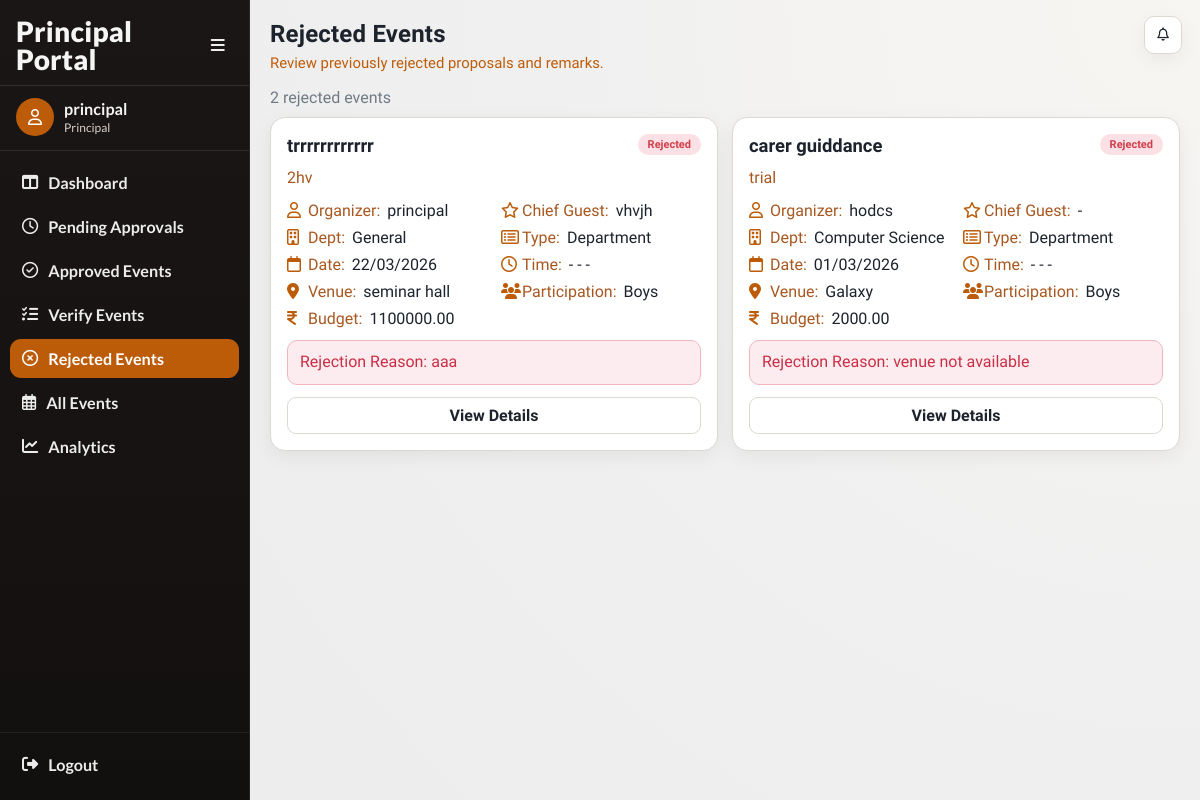
/events/principal/rejected/ (signed in), run on the app's committed database.
### accounts/models.py (models this page shows, shortened)
class User(AbstractUser):
    ROLE_CHOICES = (
        ('faculty', 'Faculty'),
        ('principal', 'Principal'),
        ('admin', 'Admin'),
    )
    SUB_ROLE_CHOICES = (
        ('hod', 'HOD'),
        ('nss', 'NSS In-Charge'),
        ('ncc', 'NCC In-Charge'),
        ('union', 'Union In-Charge'),
        ('other', 'Other In-Charge'),
    )
    role = models.CharField(max_length=20, choices=ROLE_CHOICES)
    sub_role = models.CharField(
        max_length=20,
        choices=SUB_ROLE_CHOICES,
        blank=True,
        null=True
    )
    department = models.ForeignKey(
    'events.Department',
    on_delete=models.SET_NULL,
    null=True,
    blank=True
    )

### events/models.py (models this page shows, shortened)
class Event(models.Model):
    CATEGORY_CHOICES = (
        ('department', 'Department'),
        ('nss', 'NSS'),
        ('ncc', 'NCC'),
        ('union', 'Union'),
        ('other', 'Other'),
    )
    PARTICIPATION_CHOICES = (
        ('boys', 'Boys'),
        ('girls', 'Girls'),
        ('mixed', 'Mixed'),
    )
    STATUS_CHOICES = (
        ('pending', 'Pending Approval'),
        ('approved', 'Approved'),
        ('rejected', 'Rejected'),
        ('completed', 'Completed'),
        ('verified', 'Verified'),
        ('cancelled', 'Cancelled'),
    )
    title = models.CharField(max_length=200)
    category = models.CharField(max_length=20, choices=CATEGORY_CHOICES)
    created_by = models.ForeignKey(
        settings.AUTH_USER_MODEL,
        on_delete=models.CASCADE
    )
    department = models.ForeignKey(
    Department,
    on_delete=models.SET_NULL,
    null=True,
    blank=True
    )
    participation_type = models.CharField(
        max_length=20,
        choices=PARTICIPATION_CHOICES
    )
    chief_guest = models.CharField(max_length=200, blank=True, null=True)
    budget = models.DecimalField(max_digits=10, decimal_places=2)
    venue = models.ForeignKey(
    Venue,
    on_delete=models.PROTECT
    )
    start_date = models.DateField()
    end_date = models.DateField()
    start_time = models.TimeField(null=True, blank=True)
    end_time = models.TimeField(null=True, blank=True)
    description = models.TextField()
    tags = models.ManyToManyField(Tag, blank=True)
    status = models.CharField(
        max_length=20,
        choices=STATUS_CHOICES,
        default='pending'
    )
    principal_remark = models.TextField(blank=True, null=True)
    created_at = models.DateTimeField(auto_now_add=True)
    report_text = models.TextField(blank=True, null=True)
    attendance_file = models.FileField(
        upload_to='attendance/',
        blank=True,
        null=True
    )
    completed_at = models.DateTimeField(blank=True, null=True)

class Venue(models.Model):
    name = models.CharField(max_length=100, unique=True)
    def __str__(self):
        return self.name

class Department(models.Model):
    name = models.CharField(max_length=100, unique=True)
    def __str__(self):
        return self.name

### events/views.py (the view)
@login_required(login_url='/login/')
def principal_rejected_events(request):
    if request.user.role != 'principal':
        return redirect('login')
    rejected_events = Event.objects.filter(status='rejected').order_by('-created_at')
    return render(
        request,
        'events/principal_rejected.html',
        {
            'rejected_events': rejected_events,
            'active_nav': 'principal-rejected',
        }
    )

### events/templates/events/principal_rejected.html (shortened to what this page needs)
{% extends "base.html" %}
{% load event_extras %}
{% block page_title %}Rejected Events{% endblock %}
{% block page_subtitle %}Review previously rejected proposals and remarks.{% endblock %}
{% block content %}
{% include "events/partials/principal_rejected_list.html" %}
{% endblock %}

### accounts/templates/base.html (shortened to what this page needs)
<!DOCTYPE html>
<html lang="en">
<head>
    <link rel="stylesheet" href="https://cdnjs.cloudflare.com/ajax/libs/font-awesome/6.5.2/css/all.min.css">
</head>
<body class="{% if request.user.is_authenticated %}has-sidebar{% endif %}">
    <div class="app">
        {% if request.user.is_authenticated %}
            <aside class="sidebar">
                <div class="sidebar-head">
                    <div class="brand">
                        {% if request.user.role == "principal" %}
                            Principal Portal
                        {% elif request.user.role == "faculty" %}
                            Faculty Portal
                        {% else %}
                            Event Portal
                        {% endif %}
                    </div>
                    <button class="collapse-toggle" id="sidebarCollapseToggle" type="button">
                        <i class="fa-solid fa-bars"></i>
                    </button>
                </div>
                <div class="sidebar-user">
                    <div class="avatar"><i class="fa-regular fa-user"></i></div>
                    <div class="user-meta">
                        <div class="user-name">{{ request.user.get_full_name|default:request.user.username }}</div>
                        <div class="user-role">{{ request.user.get_role_display|default:"User" }}</div>
                    </div>
                </div>
                <ul class="nav-list">
                    {% if request.user.role == "principal" %}
                        <li><a class="nav-link " href="{% url 'principal_dashboard' %}" title="Dashboard"><i class="fa-solid fa-table-columns"></i><span class="nav-text">Dashboard</span></a></li>
                        <li><a class="nav-link " href="{% url 'principal_pending_events' %}" title="Pending Approvals"><i class="fa-regular fa-clock"></i><span class="nav-text">Pending Approvals</span></a></li>
                        <li><a class="nav-link " href="{% url 'principal_approved_events' %}" title="Approved Events"><i class="fa-regular fa-circle-check"></i><span class="nav-text">Approved Events</span></a></li>
                        <li><a class="nav-link " href="{% url 'principal_verify_list' %}" title="Verify Events"><i class="fa-solid fa-list-check"></i><span class="nav-text">Verify Events</span></a></li>
                        <li><a class="nav-link {% if active_nav == 'principal-rejected' or request.resolver_match.url_name == 'principal_rejected_events' %}active{% endif %}" href="{% url 'principal_rejected_events' %}" title="Rejected Events"><i class="fa-regular fa-circle-xmark"></i><span class="nav-text">Rejected Events</span></a></li>
                        <li><a class="nav-link " href="{% url 'view_all_events' %}" title="All Events"><i class="fa-regular fa-calendar-days"></i><span class="nav-text">All Events</span></a></li>
                        <li><a class="nav-link " href="{% url 'analytics_dashboard' %}" title="Analytics"><i class="fa-solid fa-chart-line"></i><span class="nav-text">Analytics</span></a></li>
                    {% endif %}
                </ul>
                <div class="sidebar-foot">
                    <a class="nav-link" href="{% url 'logout' %}" title="Logout">
                        <i class="fa-solid fa-right-from-bracket"></i>
                        <span class="nav-text">Logout</span>
                    </a>
                </div>
            </aside>
            <div class="notif-fab" id="notifFab">
                <div style="position:relative;">
                    <button class="nav-icon-btn" id="notifToggle" type="button" aria-label="Notifications">
                        <i class="fa-regular fa-bell"></i>
                    </button>
                </div>
            </div>
        {% endif %}
        <main class="main">
            <header class="page-head">
                <h1 class="page-title">{% block page_title %}College Event System{% endblock %}</h1>
                <p class="page-subtitle">{% block page_subtitle %}{% endblock %}</p>
            </header>
            {% block content %}{% endblock %}
        </main>
    </div>
</body>
</html>

### events/templates/events/partials/principal_rejected_list.html
<div class="muted" style="margin-bottom: 10px;">{{ rejected_events|length }} rejected event{{ rejected_events|pluralize }}</div>
<section class="event-grid">
    {% for e in rejected_events %}
        <article class="event-card">
            {% include "events/partials/event_detail_card_body.html" with event=e show_rejection_reason=1 %}
            <div class="action-row">
                <a class="btn secondary" href="{% url 'event_detail' e.id %}">View Details</a>
            </div>
        </article>
    {% empty %}
        <article class="event-card"><p class="muted" style="margin:0;">No rejected events.</p></article>
    {% endfor %}
</section>

### events/templates/events/partials/event_detail_card_body.html (shortened to what this page needs)
{% load event_extras %}
<div class="event-head">
    <h3 class="event-title">
        <a href="{% url 'event_detail' event.id %}">{{ event.title }}</a>
    </h3>
    <span class="chip {{ event.status }}">{{ event.status|title }}</span>
</div>
<p class="event-desc">{{ event.description|default:"No description provided."|truncatewords:22 }}</p>
<div class="meta-grid">
    <div class="meta-row"><i class="fa-regular fa-user"></i><span class="meta-label">Organizer:</span><span class="meta-value">{{ event.created_by.get_full_name|default:event.created_by.username }}</span></div>
    <div class="meta-row"><i class="fa-regular fa-star"></i><span class="meta-label">Chief Guest:</span><span class="meta-value">{{ event.chief_guest|default:"-" }}</span></div>
    <div class="meta-row"><i class="fa-regular fa-building"></i><span class="meta-label">Dept:</span><span class="meta-value">{{ event.department|default:"General" }}</span></div>
    <div class="meta-row"><i class="fa-regular fa-rectangle-list"></i><span class="meta-label">Type:</span><span class="meta-value">{{ event.category|title }}</span></div>
    <div class="meta-row"><i class="fa-regular fa-calendar"></i><span class="meta-label">Date:</span><span class="meta-value">{{ event.start_date|date:"d/m/Y" }}</span></div>
    <div class="meta-row"><i class="fa-regular fa-clock"></i><span class="meta-label">Time:</span><span class="meta-value">{% if event.start_time %}{{ event.start_time|time:"h:i A" }}{% else %}-{% endif %} - {% if event.end_time %}{{ event.end_time|time:"h:i A" }}{% else %}-{% endif %}</span></div>
    <div class="meta-row"><i class="fa-solid fa-location-dot"></i><span class="meta-label">Venue:</span><span class="meta-value">{{ event.venue }}</span></div>
    <div class="meta-row"><i class="fa-solid fa-users"></i><span class="meta-label">Participation:</span><span class="meta-value">{{ event.participation_type|title }}</span></div>
    <div class="meta-row"><i class="fa-solid fa-indian-rupee-sign"></i><span class="meta-label">Budget:</span><span class="meta-value">{{ event.budget }}</span></div>
</div>
{% if show_rejection_reason %}
    <div class="reason-box">
        Rejection Reason: {{ event.principal_remark|default:"No remark provided." }}
    </div>
{% endif %}

### data on the page
User: user.get_full_name "principal", user.role "Principal"
Event: title "trrrrrrrrrrrr", status "Rejected", description "2hv", created_by.get_full_name "principal", chief_guest "vhvjh", department "General", category "Department", start_date "22/03/2026", venue "seminar hall", participation_type "Boys", budget "1100000.00", principal_remark "aaa"
Event: title "carer guiddance", status "Rejected", description "trial", created_by.get_full_name "hodcs", chief_guest "-", department "Computer Science", category "Department", start_date "01/03/2026", venue "Galaxy", participation_type "Boys", budget "2000.00", principal_remark "venue not available"

### other printed values
{{ rejected_events|length }} "2"
